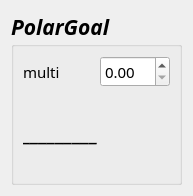
<?xml version="1.0" encoding="UTF-8"?>
<ui version="4.0">
 <class>polarGoalWidget</class>
 <widget class="QWidget" name="polarGoalWidget">
  <property name="geometry">
   <rect>
    <x>0</x>
    <y>0</y>
    <width>193</width>
    <height>196</height>
   </rect>
  </property>
  <property name="windowTitle">
   <string>Form</string>
  </property>
  <layout class="QGridLayout" name="gridLayout">
   <item row="0" column="0">
    <widget class="QGroupBox" name="groupBox_7">
     <property name="sizePolicy">
      <sizepolicy hsizetype="Preferred" vsizetype="Preferred">
       <horstretch>0</horstretch>
       <verstretch>3</verstretch>
      </sizepolicy>
     </property>
     <property name="font">
      <font>
       <family>Noto Serif Thai Med</family>
       <pointsize>16</pointsize>
       <weight>75</weight>
       <italic>true</italic>
       <bold>true</bold>
      </font>
     </property>
     <property name="title">
      <string>PolarGoal</string>
     </property>
     <property name="flat">
      <bool>false</bool>
     </property>
     <layout class="QGridLayout" name="gridLayout_12">
      <item row="0" column="1">
       <widget class="QDoubleSpinBox" name="doubleSpinBox_multi">
        <property name="font">
         <font>
          <pointsize>11</pointsize>
          <weight>50</weight>
          <italic>false</italic>
          <bold>false</bold>
         </font>
        </property>
       </widget>
      </item>
      <item row="0" column="0">
       <widget class="QLabel" name="label">
        <property name="font">
         <font>
          <pointsize>11</pointsize>
          <weight>50</weight>
          <italic>false</italic>
          <bold>false</bold>
         </font>
        </property>
        <property name="text">
         <string>multi</string>
        </property>
       </widget>
      </item>
      <item row="1" column="0" colspan="2">
       <widget class="QLabel" name="label_multi">
        <property name="text">
         <string>_________</string>
        </property>
       </widget>
      </item>
     </layout>
    </widget>
   </item>
  </layout>
 </widget>
 <resources/>
 <connections/>
</ui>
